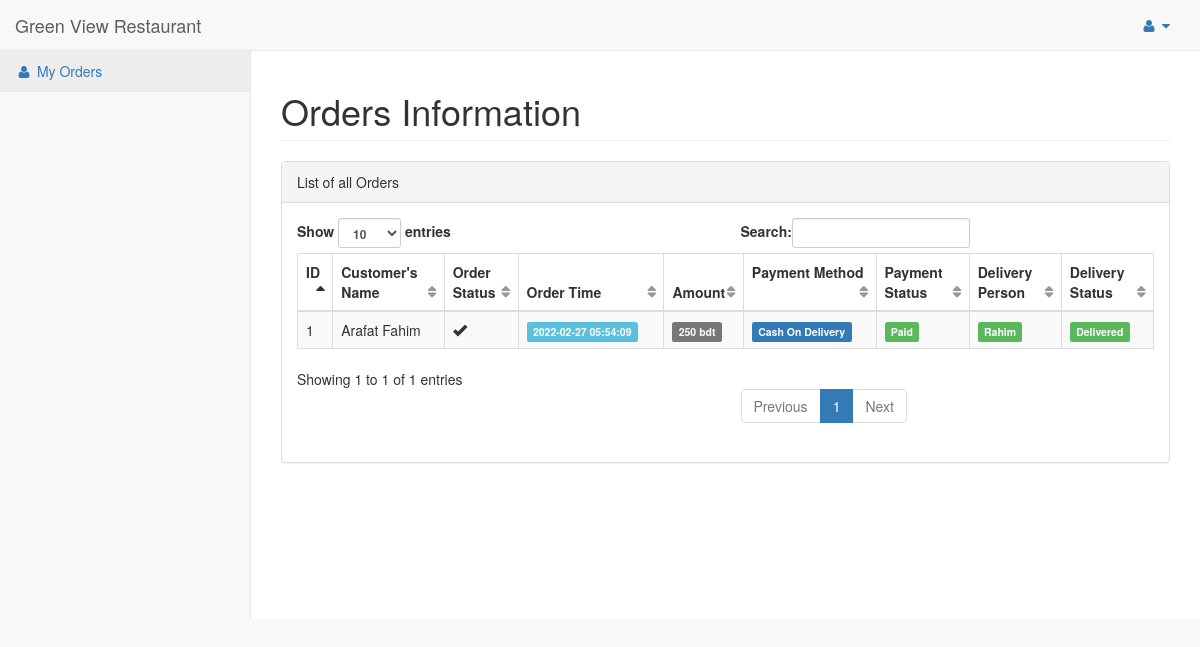
/myorders/ (signed in), run on an earlier commit of the app's database.
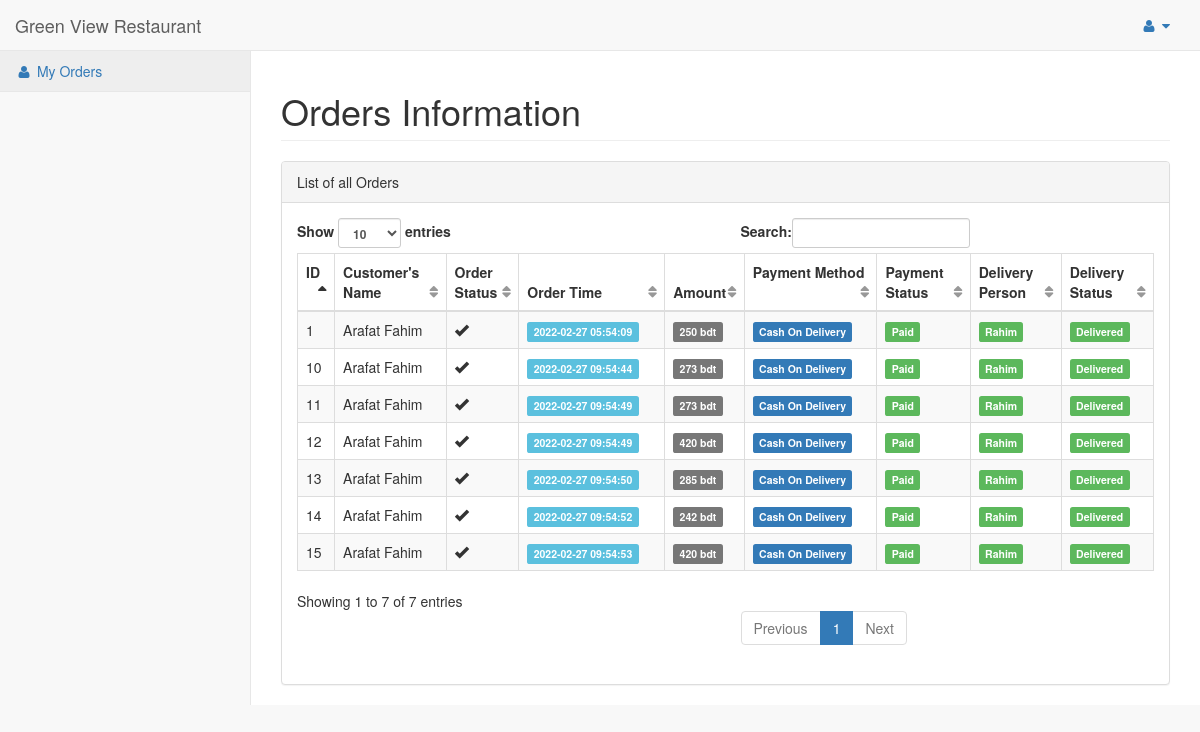
And on a later commit of the database.
### hotel/models.py (models this page shows, shortened)
class Order(models.Model):
    pending = 'Pending'
    completed = 'Completed'
    STATUS = (
        (pending, pending),
        (completed, completed),
    )
    cod = 'Cash On Delivery'
    card = 'Card Payment'
    bkash = 'Bkash Payment'
    PAYMENT = (
        (cod, cod),
        (card, card),
        (bkash, bkash),
    )
    pickup = 'PickUp'
    delivery = 'Delivery'
    TYPE = (
        (pickup, pickup),
        (delivery, delivery),
    )
    customer = models.ForeignKey(Customer,on_delete=models.CASCADE)
    order_timestamp = models.CharField(max_length=100, blank=True)
    delivery_timestamp = models.CharField(max_length=100, blank=True)
    payment_status = models.CharField(max_length = 100, choices = STATUS)
    delivery_status = models.CharField(max_length = 100, choices = STATUS)
    if_cancelled = models.BooleanField(default = False)
    total_amount = models.IntegerField()
    payment_method = models.CharField(max_length = 100, choices = PAYMENT)
    location = models.CharField(max_length=200, blank=True, null=True)
    delivery_boy = models.ForeignKey(Staff,on_delete=models.CASCADE, null=True, blank=True)

class Customer(models.Model):
    pending = 'Pending'
    verified = 'Verified'
    STATUS = (
        (pending, pending),
        (verified, verified),
    )
    customer = models.ForeignKey(User, on_delete=models.CASCADE)
    address = models.TextField()
    contact = models.CharField(max_length=10)
    orders = models.IntegerField(default=0)
    total_sale = models.IntegerField(default=0)
    status = models.CharField(max_length=50 , choices=STATUS)

class Staff(models.Model):
    weiter = 'weiter'
    deliveryboy = 'Delivery Boy'
    chef = 'Chef'
    ROLES = (
        (weiter, weiter),
        (chef, chef),
        (deliveryboy, deliveryboy),
    )
    staff_name = models.CharField(max_length=255)
    address = models.TextField()
    contact = models.CharField(max_length=10)
    email = models.EmailField(max_length=255)
    salary = models.IntegerField()
    role = models.CharField(max_length=30, choices=ROLES)
    def __str__(self):
        return self.staff_name

### hotel/views.py (the view)
# urls.py: url(r'^myorders/$', views.my_orders, name='my_orders'),
@login_required
def my_orders(request):
    user = User.objects.get(id=request.user.id)
    customer = Customer.objects.get(customer=user)
    orders = Order.objects.filter(customer=customer)
    return render(request, 'orders.html', {'orders': orders})

### hotel/templates/orders.html (shortened to what this page needs)
{% load static %}
{% include "includes/userbase.html" %}
        <div id="page-wrapper">
            <div class="row">
                <div class="col-lg-12">
                    <h1 class="page-header">Orders Information</h1>
                </div>
            </div>
            <div class="row">
                <div class="col-lg-12">
                    <div class="panel panel-default">
                        <div class="panel-heading">
                            List of all Orders
                        </div>
                        <div class="panel-body">
                            <table width="100%" class="table table-striped table-bordered table-hover" id="dataTables-example">
                                <thead>
                                    <tr>
                                        <th>ID</th>
                                        <th>Customer's Name</th>
                                        <th>Order Status</th>
                                        <th>Order Time</th>
                                        <th>Amount</th>
                                        <th>Payment Method</th>
                                        <th>Payment Status</th>
                                        <th>Delivery Person</th>
                                        <th>Delivery Status</th>
                                    </tr>
                                </thead>
                                <tbody>
                                    {% for order in orders %}
                                    <tr>
                                        <td>{{order.id}}</td>
                                        <td>{{order.customer.customer.first_name}} {{order.customer.customer.last_name}}</td>
                                        <td>{% if order.if_cancelled == False %}
                                            <span class="glyphicon glyphicon-ok" aria-hidden="true"></span>
                                            {% else %}
                                            <span class="glyphicon glyphicon-remove" aria-hidden="true"></span>
                                            {% endif %}
                                        </td>
                                        <td><span class="label label-info">{{order.order_timestamp}}</span></td>
                                        <td><span class="label label-default">{{order.total_amount}} bdt</span></td>
                                        <td><span class="label label-primary">{{order.payment_method}}</span></td>
                                        <td>{% if order.payment_status == 'Completed' %}
                                            <span class="label label-success">Paid</span>
                                            {% else %}
                                            <span class="label label-danger">Pending</span>
                                            {% endif %}
                                        </td>
                                        <td>{% if  order.delivery_boy == None %}
                                            <span class="label label-danger">Pending</span>
                                            {% else %}
                                            <span class="label label-success">{{ order.delivery_boy }}</span>
                                            {% endif %}
                                        </td>
                                        <td>{% if order.delivery_status == 'Completed' %}
                                            <span class="label label-success">Delivered</span>
                                            {% else %}
                                            <span class="label label-danger">Pending</span>
                                            {% endif %}
                                        </td>
                                    </tr>
                                    {% endfor %}
                                </tbody>
                            </table>
                        </div>
                    </div>
                </div>
            </div>
        </div>
</body>
</html>

What changed in the data, as far as the page shows it:
added Order: id "10", customer.customer.first_name "Arafat", customer.customer.last_name "Fahim", if_cancelled False (drawn), order_timestamp "2022-02-27 09:54:44", total_amount "273", payment_method "Cash On Delivery", payment_status "Paid", delivery_boy "Rahim", delivery_status "Delivered"
added Order: id "11", customer.customer.first_name "Arafat", customer.customer.last_name "Fahim", if_cancelled False (drawn), order_timestamp "2022-02-27 09:54:49", total_amount "273", payment_method "Cash On Delivery", payment_status "Paid", delivery_boy "Rahim", delivery_status "Delivered"
added Order: id "12", customer.customer.first_name "Arafat", customer.customer.last_name "Fahim", if_cancelled False (drawn), order_timestamp "2022-02-27 09:54:49", total_amount "420", payment_method "Cash On Delivery", payment_status "Paid", delivery_boy "Rahim", delivery_status "Delivered"
added Order: id "13", customer.customer.first_name "Arafat", customer.customer.last_name "Fahim", if_cancelled False (drawn), order_timestamp "2022-02-27 09:54:50", total_amount "285", payment_method "Cash On Delivery", payment_status "Paid", delivery_boy "Rahim", delivery_status "Delivered"
added Order: id "14", customer.customer.first_name "Arafat", customer.customer.last_name "Fahim", if_cancelled False (drawn), order_timestamp "2022-02-27 09:54:52", total_amount "242", payment_method "Cash On Delivery", payment_status "Paid", delivery_boy "Rahim", delivery_status "Delivered"
added Order: id "15", customer.customer.first_name "Arafat", customer.customer.last_name "Fahim", if_cancelled False (drawn), order_timestamp "2022-02-27 09:54:53", total_amount "420", payment_method "Cash On Delivery", payment_status "Paid", delivery_boy "Rahim", delivery_status "Delivered"
Also different on the page:
text written by a page script: "Show entries Search: Showing 1 to 1 of 1 entries Previous 1 Next" → "Show entries Search: Showing 1 to 7 of 7 entries Previous 1 Next"
